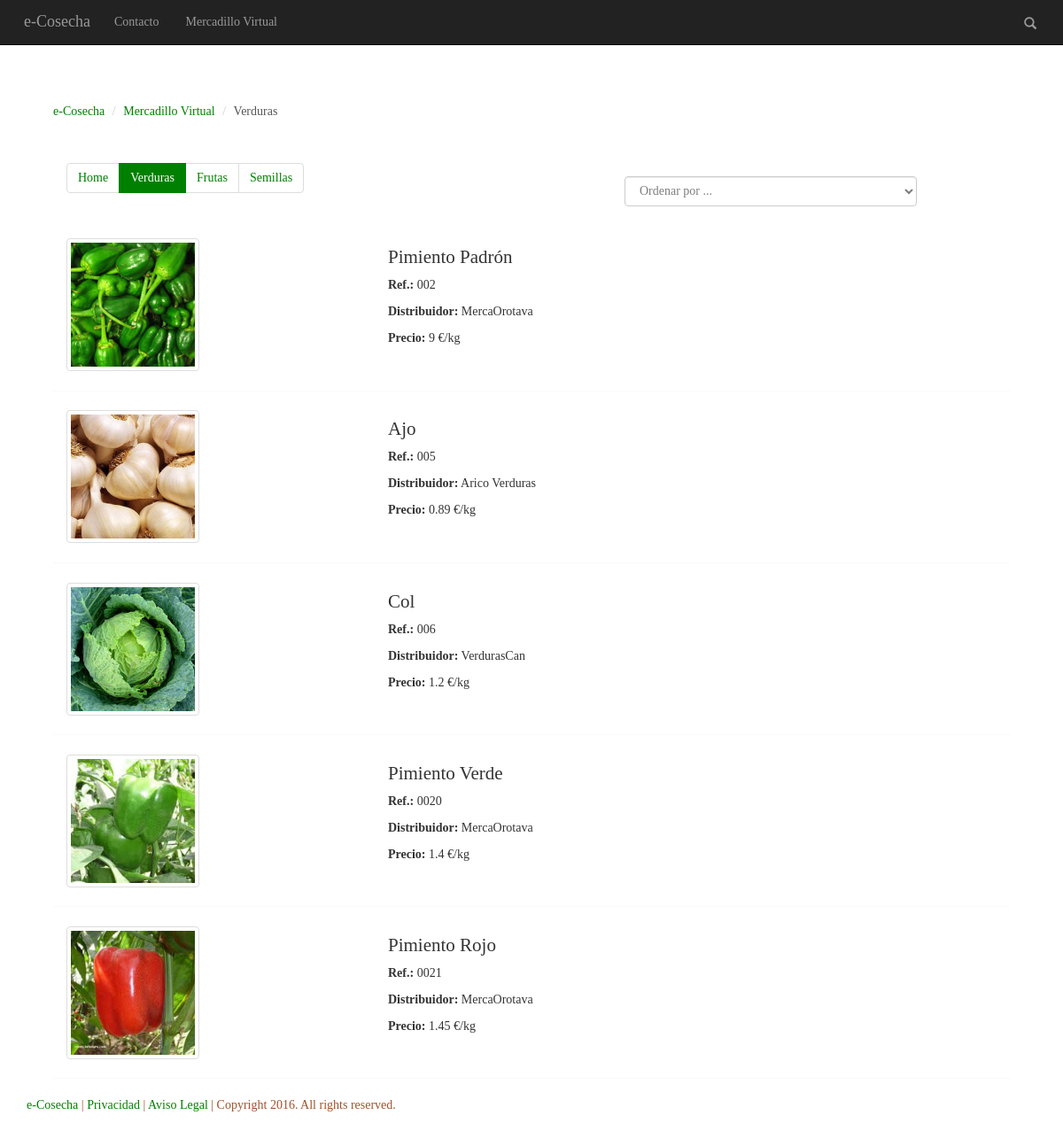
The app's page /verduras.php, older data.
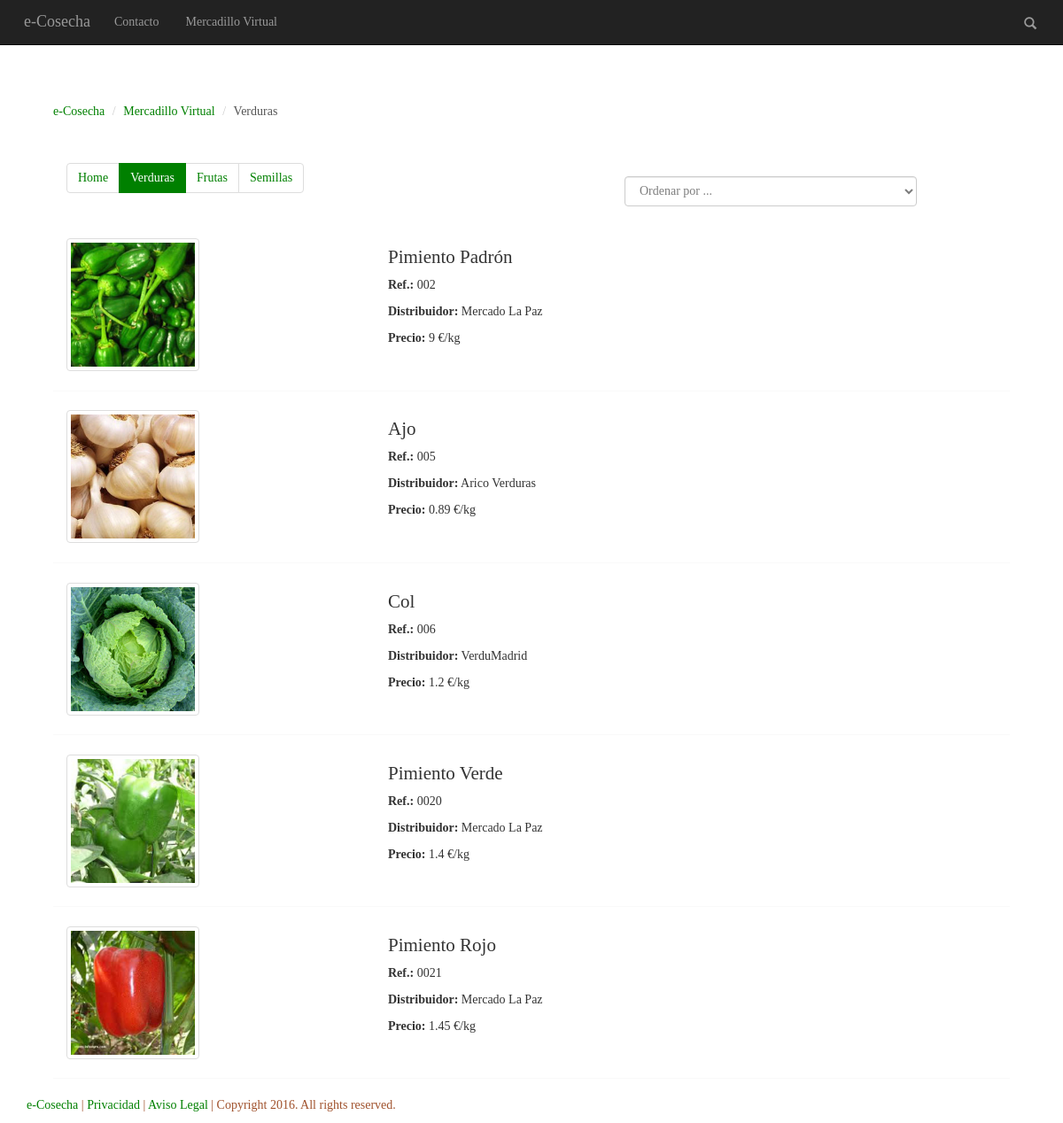
The same page, newer data.
### tables this page shows
CREATE TABLE "productos" ("ref" INTEGER PRIMARY KEY  AUTOINCREMENT  NOT NULL  UNIQUE , "nombre" VARCHAR NOT NULL , "tipo" VARCHAR NOT NULL , "distribuidor" VARCHAR NOT NULL , "precio" DOUBLE NOT NULL , "stock" INTEGER, "imagen" VARCHAR);

### verduras.php (the view, shortened to what this page needs)
<?php
	include('./header.php');
?>
<div class="header col-sm-12 col-xs-12 col-lg-12">
	<div class="rastro col-xs-12 col-lg-12 col-sm-12">
		<ol class="row breadcrumb">
		  <li><a href="index.php" title="Página de inicio" >e-Cosecha</a></li>
		  <li><a href="mercadillo.php" title=" Ir a Mercadillo Virtual" >Mercadillo Virtual</a></li>
		  <li class="active">Verduras</li>
		</ol>
	</div>
</div>
<div class="header col-sm-12 col-xs-12 col-lg-12">
	<div class="merca-menu col-xs-12 col-lg-12 col-sm-12">
		<div class="col-sm-7 col-lg-7 col-xs-12">
			<ul class="pagination pag">
				<li><a href="mercadillo.php"  title="Home Mercadillo Virtual"> Home <span class="sr-only">(current)</span></a></li>
				<li class="active"><a href="verduras.php"  title=" Estás en Verduras" >Verduras <span class="sr-only">(current)</span></a></li>
				<li><a href="frutas.php"  title="Ir a Frutas" >Frutas <span class="sr-only">(current)</span></a></li>
				<li><a href="semillas.php"  title="Ir a Semillas">Semillas<span class="sr-only">(current)</span></a></li>
			</ul>
		</div>
		<div class="orden col-sm-4 col-lg-4 col-xs-12">
			<form role="form" method="POST" name="clasV" action="verduras.php" >
	  			<div class="form-group">
					<select class="form-control" name="ordenarV" onChange="clasV.submit();">
						<option>Ordenar por ... </option>
					</select>
				</div>
			</form>
		</div>
	</div>
<?php
	try {
		$db = new PDO("sqlite:./agro.sqlite");
	}
	catch (PDOException $e) {
		echo $e->getMessage();
		exit();
	}
	if(isset($_POST['ordenarV'])){
		if($_POST['ordenarV'] == '1'){
			$consulta = $db->query("SELECT * FROM productos WHERE tipo LIKE '%Ver%' ORDER BY nombre ASC");
		}
		elseif($_POST['ordenarV'] == '2'){
			$consulta = $db->query("SELECT * FROM productos WHERE tipo LIKE '%VEr%' ORDER BY nombre DESC");
		}
		elseif($_POST['ordenarV'] == '3'){
			$consulta = $db->query("SELECT * FROM productos WHERE tipo LIKE '%ver%' ORDER BY precio ASC");
		}
		elseif($_POST['ordenarV'] == '4'){
			$consulta = $db->query("SELECT * FROM productos WHERE tipo LIKE '%ver%' ORDER BY precio DESC");
		}
	}
	else{
		$consulta = $db->query("SELECT * FROM productos WHERE tipo LIKE '%ver%'");
	}
	echo "<div class=' main col-sm-12 col-xs-12 col-lg-12'>";
	foreach($consulta as $result){
		if($result['stock'] != '0'){
			echo '<div class="mostrar col-xs-12 col-sm-12 col-lg-12">';
			echo '<div class="col-lg-3 col-sm-3 col-xs-12"><img src="./img/'.$result["imagen"].'" class="img-thumbnail img-responsive" alt="Imagen de '.$result["nombre"].'" ></div>';
			echo '<div class=" info col-lg-9 col-sm-9 col-xs-12"> <h4 id="tnom">'.$result["nombre"].'</h4>';
			echo "<p><b>Ref.:</b> 00".$result["ref"]." </p>";
			echo "<p><b>Distribuidor:</b> ".$result["distribuidor"]."</p>";
			echo "<p><b>Precio:</b> ".$result["precio"]." €/kg</p></div>";
			echo '</div>';
		}
	}
	echo "</div>";
?>
</div>
<?php
	include('./footer.php');
?>

Row changes from the older to the newer data that the page shows:
changed productos "Pimiento Padrón": distribuidor "MercaOrotava" → "Mercado La Paz"
changed productos "Col": distribuidor "VerdurasCan" → "VerduMadrid"
changed productos "Pimiento Verde": distribuidor "MercaOrotava" → "Mercado La Paz"
changed productos "Pimiento Rojo": distribuidor "MercaOrotava" → "Mercado La Paz"
